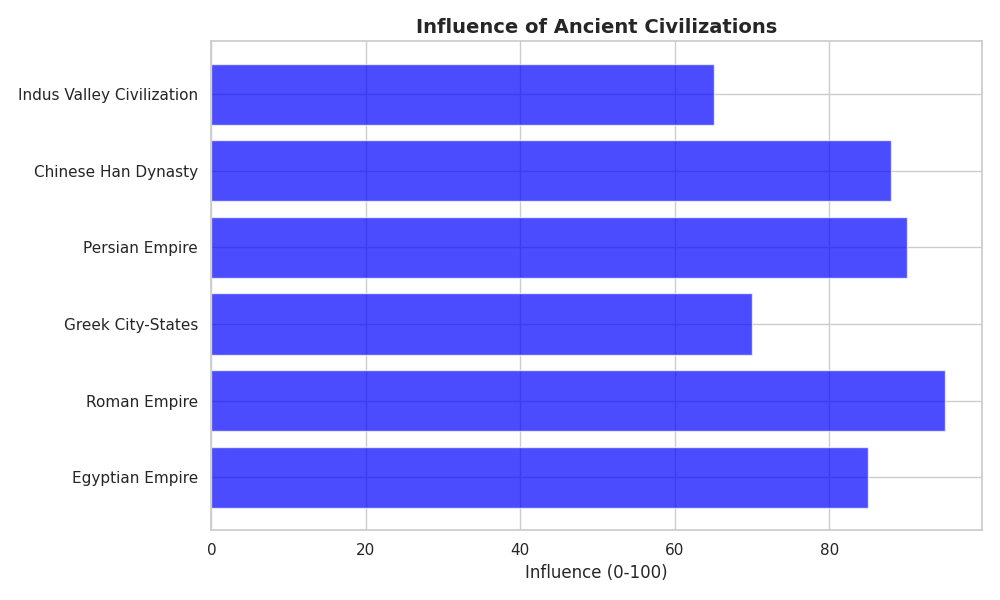

Recreate this plot in Python.
import matplotlib.pyplot as plt
import numpy as np

civilizations = ['Egyptian Empire', 'Roman Empire', 'Greek City-States', 'Persian Empire', 'Chinese Han Dynasty', 'Indus Valley Civilization']
influence = np.array([85, 95, 70, 90, 88, 65])

fig, ax = plt.subplots(figsize=(10, 6))
y_pos = np.arange(len(civilizations))

ax.barh(y_pos, influence, color='blue', alpha=0.7)  # Changed color to 'blue'

ax.set_yticks(y_pos)
ax.set_yticklabels(civilizations)
ax.set_xlabel('Influence (0-100)', fontsize=12)
ax.set_title('Influence of Ancient Civilizations', fontsize=14, fontweight='bold')

plt.tight_layout()
plt.show()
